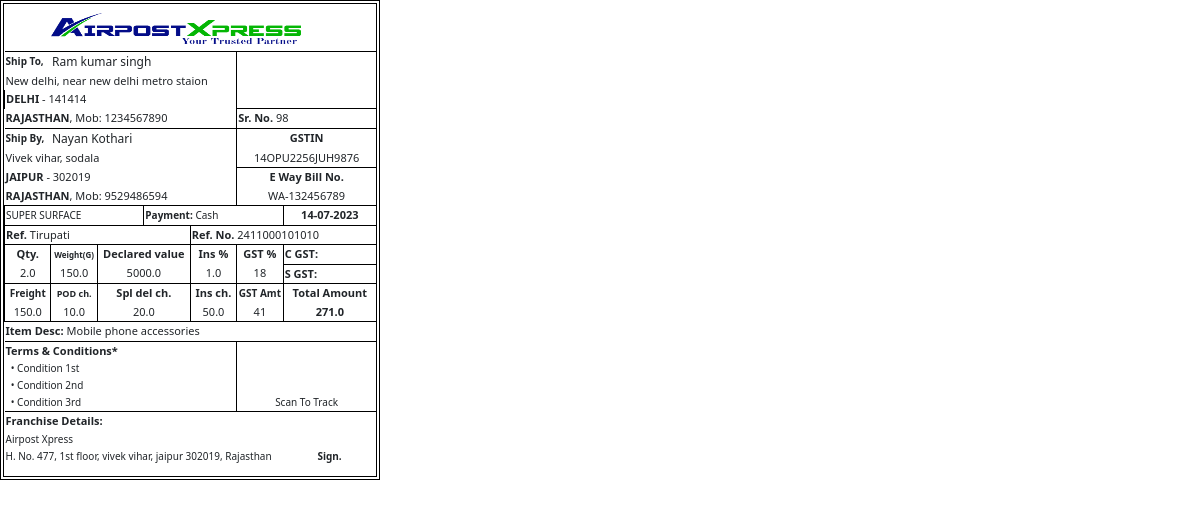
The app's page /print_cash_booking/98 (signed in) with its own data.
### api/models.py (models this page shows, shortened)
class Booking(models.Model):
    doc_date = models.DateTimeField(default=datetime.now)
    party_name = models.ForeignKey(PartyAccounts, on_delete=models.CASCADE, null=True, blank=False)
    c_note_number = models.BigIntegerField(unique=True)
    from_destination = models.ForeignKey(Destination, on_delete=models.CASCADE, related_name="from_destination", default=1)
    to_destination = models.ForeignKey(Destination, on_delete=models.CASCADE, related_name="to_destination", default=1)
    booking_type = models.ForeignKey(BookingType, on_delete=models.CASCADE, related_name="booking_types", null=True, default=1)
    sender_name = models.CharField(max_length=256, null=True, blank=True)
    sender_mobile = models.CharField(max_length=15, blank=True, null=True)
    receiver_name = models.CharField(max_length=256, null=True, blank=True)
    receiver_mobile_number = models.CharField(max_length=256, null=True, blank=False)
    ref_courier_name = models.ForeignKey(RefCourier, on_delete=models.CASCADE)
    ref_courier_number = models.CharField(max_length=50, blank=True)
    weight = models.FloatField(blank=True, null=True)
    amount = models.FloatField(blank=True, null=True)
    remarks = models.TextField(max_length=550, blank=True, null=True)
    sender_address = models.TextField(max_length=500, blank=True, null=True, default="")
    receiver_address = models.TextField(max_length=500, blank=True, null=True, default="")
    pcs = models.FloatField(default=1, blank=True, null=True)
    charged_weight = models.FloatField(default=0, blank=True, null=True)
    declared_value = models.FloatField(default=0, blank=True, null=True)
    freight_charge = models.FloatField(default=0, blank=True, null=True)
    pod_charge = models.FloatField(default=0, blank=True, null=True)
    spl_del_charge = models.FloatField(default=0, blank=True, null=True)
    insurance_amt = models.FloatField(default=0, blank=True, null=True)
    insurance_per = models.FloatField(default=0, blank=True, null=True)
    gst_rate = models.ForeignKey(GstModel, on_delete=models.PROTECT, null=True, blank=True)
    gst_amount = models.IntegerField(null=True, blank=True)
    gst_number = models.CharField(max_length=20, null=True, blank=True)
    c_i_gst = models.BooleanField(null=True, blank=True, default=False) # False is c gst
    payment_mode = models.CharField(null=True, blank=True, max_length=15)
    e_way_bill_number = models.CharField(null=True, blank=True, max_length=30)
    state = models.ForeignKey(State, null=True, blank=True, on_delete=models.PROTECT)
    pincode = models.BigIntegerField(null=True, blank=True)
    user = models.ForeignKey(User, on_delete=models.CASCADE, null=True, blank=False)
    created_at = models.DateTimeField(auto_now_add=True, null=True)
    updated_at = models.DateTimeField(auto_now=True, null=True)
    class Meta:
        verbose_name_plural = "Booking"

class Destination(models.Model):
    name = models.CharField(max_length=256)
    class Meta:
        verbose_name_plural = "Destination"
    def __str__(self):
        return self.name

class State(models.Model):
    state_name = models.CharField(max_length=256, null=False, blank=False)
    class Meta:
        verbose_name_plural = "State"
    def __str__(self):
        return self.state_name

class BranchNetwork(models.Model):
    user = models.ForeignKey(User, on_delete=models.CASCADE, blank=False, null=True)
    branch_name = models.CharField(max_length=256)
    branch_incharge_number = models.BigIntegerField()
    office_number = models.BigIntegerField(null=True, blank=True)
    office_lane_line_number = models.CharField(max_length=25, null=True, blank=True)
    email = models.EmailField(max_length=256, blank=True, null=True)
    pincode = models.IntegerField(unique=True)
    country = models.ForeignKey(Country, on_delete=models.CASCADE, null=True, blank=False)
    state = models.ForeignKey(State, on_delete=models.CASCADE, null=False, blank=False, default="")
    zone = models.ForeignKey(Destination, on_delete=models.CASCADE)
    area_name = models.CharField(max_length=256, null=True, blank=True)
    address = models.TextField(blank=True, null=True)
    status = models.CharField(max_length=256, choices=OFFICE_NETWORKS)
    class Meta:
        verbose_name_plural = "Branch network master"

class BookingType(models.Model):
    booking_type = models.CharField(max_length=256, null=True, blank=False)
    created_at = models.DateTimeField(auto_now_add=True, null=True)
    updated_at = models.DateTimeField(auto_now=True, null=True)
    class Meta:
        verbose_name_plural = "Booking type"
    def __str__(self):
        return str(self.booking_type)

class RefCourier(models.Model):
    name = models.CharField(max_length=500)
    link = models.CharField(max_length=1000)
    type = models.CharField(max_length=50, choices=REF_COURIER_TYPE, default="External")
    if_multiple = models.BooleanField(default=True, null=True)
    selenium = models.BooleanField(default=True, null=True)
    multi_name = models.CharField(max_length=350, null=True, blank=True)
    multi_link = models.CharField(max_length=350, null=True, blank=True)
    final_link = models.CharField(max_length=350, null=True, blank=True)
    class Meta:
        verbose_name_plural = "Ref. couriers"
    def __str__(self):
        return self.name

class GstModel(models.Model):
    gst_name = models.CharField(max_length=50, null=True, blank=False)
    gst_rate = models.FloatField()
    class Meta:
        verbose_name_plural = "Gst Details"
    def __str__(self):
        return self.gst_name

### api/views.py (the view)
# urls.py: path(r"print_cash_booking/<str:sid>", print_cash_booking, name="print_cash_booking"),
@login_required(login_url="login_auth")
def print_cash_booking(request, sid):
    try:
        booking_details = Booking.objects.get(user=request.user, id=sid)
        user_details = BranchNetwork.objects.get(user=request.user)
        context = {"bd": booking_details, "ud": user_details}
        return render(request, "print_cash_booking.html", context=context)
    except Exception as e:
        log.exception(e)
    return redirect("booking_dashboard")

### api/templates/print_cash_booking.html (shortened to what this page needs)
{% load static %}
<!DOCTYPE html>
<html lang="en">
<head>
    <meta name="viewport" content="width=device-width, initial-scale=1.0"> {% load static %}
    <link rel="stylesheet" href="{% static 'css\\index.css' %}">
    <link rel="stylesheet" href="{% static 'css\\tracking.css' %}">
    <link rel="stylesheet" href="{% static 'css\\dashboard.css' %}">
    <link href="https://cdn.jsdelivr.net/npm/bootstrap@5.3.0-alpha1/dist/css/bootstrap.min.css" rel="stylesheet">
    <link rel="stylesheet" href="https://cdnjs.cloudflare.com/ajax/libs/bootstrap-datepicker/1.9.0/css/bootstrap-datepicker.min.css" />
    <link rel="stylesheet" href="https://cdn.jsdelivr.net/npm/bootstrap-icons@1.10.3/font/bootstrap-icons.css">
</head>
<body>
    <div class="table-container">
        <table>
            <tr>
                <th style="border: 0px; height: 0px;"></th>
                <th style="border: 0px;"></th>
                <th style="border: 0px;"></th>
                <th style="border: 0px;"></th>
                <th style="border: 0px;"></th>
                <th style="border: 0px;"></th>
                <th style="border: 0px;"></th>
                <th style="border: 0px;"></th>
            </tr>
            <tr>
                <td colspan="8" style="border: 0px; border-bottom: 1px solid black; height: 45px;">
                    <img src="{% static 'img/airpost_logo.png' %}" alt="" width="80%" height="32px" style="padding-left: 45px;">
                </td>
            </tr>
            <tr>
                <td style="height: 1px; font-size: 10px; border: 0px;"><b>Ship To,</b></td>
                <td colspan="4" style="font-size: 12px; border: 0px;">{{ bd.receiver_name }}</td>
                <td colspan="3" rowspan="3" style="border-right: 0px; border-top: 0px; border-bottom: 1px soild black;"></td>
            </tr>
            <tr>
                <td colspan="5" style="font-size: 11px; border: 0px;">{{ bd.receiver_address }}</td>
            </tr>
            <tr>
                <td colspan="5" style="font-size: 11px; border: 0px; border-left: 1px solid black;"><b>{{ bd.to_destination }}</b> - {{bd.pincode }}</td>
            </tr>
            <tr>
                <td colspan="5" style="font-size: 11px; border: 0px; border-bottom: 1px solid black;"><b>{{ bd.state }}</b>, Mob: {{bd.receiver_mobile_number }}</td>
                <td colspan="3" style="border-right: 0px; border-top: 0px; font-size: 11px;"><b>Sr. No.</b> {{ bd.id }}</td>
            </tr>
            <tr>
                <td style="height: 1px; font-size: 10px; border: 0px;"><b>Ship By,</b></td>
                <td colspan="4" style="font-size: 12px; border: 0px;">{{ bd.sender_name }}</td>
                <td colspan="3" style="border-right: 0px; border-top: 1px; border-bottom: 0; font-size: 11px; text-align: center;"><b>GSTIN</b></td>
            </tr>
            <tr>
                <td colspan="5" style="font-size: 11px; border: 0px;">{{ bd.sender_address }}</td>
                <td colspan="3" style="border-right: 0px; border-top: 0px; font-size: 11px; text-align: center;">{{ bd.gst_number }}</td>
            </tr>
            <tr>
                <td colspan="5" style="font-size: 11px; border: 0px;"><b>{{ bd.from_destination }}</b> - {{ud.pincode }}</td>
                <td colspan="3" style="border-right: 0px; border-top: 0px; border-bottom: 0; font-size: 11px; text-align: center;"><b>E Way Bill No.</b></td>
            </tr>
            <tr>
                <td colspan="5" style="font-size: 11px; border: 0px; border-bottom: 1px solid black;"><b>{{ ud.state }}</b>, Mob: {{bd.sender_mobile }}</td>
                <td colspan="3" style="border-right: 0px; border-top: 0px; font-size: 11px; text-align: center;">{{ bd.e_way_bill_number }}</td>
            </tr>
            <tr>
                <td colspan="3" style="font-size: 10px; border-bottom: 1px solid black;">{{ bd.booking_type }}</td>
                <td colspan="3" style="border-right: 0px; border-top: 0px; font-size: 10px;"><b>Payment: </b>{{ bd.payment_mode }}</td>
                <td colspan="2" style="border-right: 0px; border-top: 0px; font-size: 11px; text-align: center;"><b>{{ bd.doc_date | date:"d-m-Y" }}</b></td>
            </tr>
            <tr>
                <td colspan="4" style="font-size: 11px; border-bottom: 1px solid black;"><b>Ref.</b> {{ bd.ref_courier_name }}</td>
                <td colspan="4" style="border-right: 0px; border-top: 0px; font-size: 11px;"><b>Ref. No.</b> {{ bd.ref_courier_number }}</td>
            </tr>
            <tr>
                <td style="border-right: 0px; border-top: 0px; border-bottom: 0; font-size: 11px; text-align: center;"><b>Qty.</b></td>
                <td style="border-right: 0px; border-top: 0px; border-bottom: 0; font-size: 8px; text-align: center;"><b>Weight(G)</b></td>
                <td colspan="2" style="border-right: 0px; border-top: 0px; border-bottom: 0; font-size: 11px; text-align: center;"><b>Declared value</b></td>
                <td style="border-right: 0px; border-top: 0px; border-bottom: 0; font-size: 11px; text-align: center;"><b>Ins %</b></td>
                <td style="border-right: 0px; border-top: 0px; border-bottom: 0; font-size: 11px; text-align: center;"><b>GST %</b></td>
                <td colspan="2" style="border-right: 0px; border-top: 0px; border-bottom: 1; font-size: 11px;"><b>C GST:</b></td>
            </tr>
            <tr>
                <td style="border-right: 0px; border-top: 0px; font-size: 11px; text-align: center;">{{ bd.pcs }}</td>
                <td style="border-right: 0px; border-top: 0px; font-size: 11px; text-align: center;">{{ bd.charged_weight }}</td>
                <td colspan="2" style="border-right: 0px; border-top: 0px; font-size: 11px; text-align: center;">{{ bd.declared_value }}</td>
                <td style="border-right: 0px; border-top: 0px; font-size: 11px; text-align: center;">{{ bd.insurance_per }}</td>
                <td style="border-right: 0px; border-top: 0px; font-size: 11px; text-align: center;">{{ bd.gst_rate }}</td>
                <td colspan="2" style="border-right: 0px; border-top: 0px; font-size: 11px;"><b>S GST:</b> </td>
            </tr>
            <tr>
                <td style="border-right: 0px; border-top: 0px; border-bottom: 0; font-size: 10px; text-align: center;"><b>Freight</b></td>
                <td style="border-right: 0px; border-top: 0px; border-bottom: 0; font-size: 9px; text-align: center;"><b>POD ch.</b></td>
                <td colspan="2" style="border-right: 0px; border-top: 0px; border-bottom: 0; font-size: 11px; text-align: center;"><b>Spl del ch.</b></td>
                <td style="border-right: 0px; border-top: 0px; border-bottom: 0; font-size: 11px; text-align: center;"><b>Ins ch.</b></td>
                <td style="border-right: 0px; border-top: 0px; border-bottom: 0; font-size: 10px; text-align: center;"><b>GST Amt</b></td>
                <td colspan="2" style="border-right: 0px; border-top: 0px; border-bottom: 0; font-size: 11px; text-align: center;"><b>Total Amount</b></td>
            </tr>
            <tr>
                <td style="border-right: 0px; border-top: 0px; font-size: 11px; text-align: center;">{{ bd.freight_charge }}</td>
                <td style="border-right: 0px; border-top: 0px; font-size: 11px; text-align: center;">{{ bd.pod_charge }}</td>
                <td colspan="2" style="border-right: 0px; border-top: 0px; font-size: 11px; text-align: center;">{{ bd.spl_del_charge }}</td>
                <td style="border-right: 0px; border-top: 0px; font-size: 11px; text-align: center;">{{ bd.insurance_amt }}</td>
                <td style="border-right: 0px; border-top: 0px; font-size: 11px; text-align: center;">{{ bd.gst_amount }}</td>
                <td colspan="2" style="border-right: 0px; border-top: 0px; font-size: 11px; text-align: center;"><b>{{ bd.amount }}</b></td>
            </tr>
            <tr>
                <td colspan="8" style="font-size: 11px; border: 0px; border-bottom: 1px solid black;"><b>Item Desc:</b> {{ bd.remarks }}</td>
            </tr>
            <tr>
                <td colspan="5" style="font-size: 11px; border: 0;"><b>Terms & Conditions*</b></td>
                <td colspan="3" style="border: 1px solid black; border-bottom: 0px; border-right: 0px; text-align: center;" rowspan="3">
                </td>
            </tr>
            <tr>
                <td colspan="5" style="font-size: 10px; border: 0;">&nbsp; &#8226; Condition 1st</td>
            </tr>
            <tr>
                <td colspan="5" style="font-size: 10px; border: 0;">&nbsp; &#8226; Condition 2nd</td>
            </tr>
            <tr>
                <td colspan="5" style="font-size: 10px; border: 0px; border-bottom: 1px solid black;">&nbsp; &#8226; Condition 3rd</td>
                <td colspan="3" style="font-size: 10px; border: 0px; border-left: 1px solid black; border-bottom: 1px solid black; text-align: center;">Scan To Track</td>
            </tr>
            <tr>
                <td colspan="8" style="font-size: 11px; border: 0;"><b>Franchise Details:</b></td>
            </tr>
            <tr>
                <td colspan="8" style="font-size: 10px; border: 0;">{{ ud.branch_name }}</td>
            </tr>
            <tr>
                <td colspan="6" style="font-size: 10px; border: 0;">{{ ud.address }}</td>
                <td colspan="2" style="font-size: 10px; border: 0; text-align: center;"><b>Sign.</b></td>
            </tr>
        </table>
    </div>
</body>
</html>

### api/templates/print_cash_booking.html (style rules this page uses)
.table-container { width: 380px; height: 480px; border: 4px double black; }
table { width: 100%; border-collapse: collapse; table-layout: fixed; }
th, td { border: 1px solid black; }
td { width: calc(380px / 8); }

### records on screen
Booking: receiver_name "Ram kumar singh", receiver_address "New delhi, near new delhi metro staion", to_destination "DELHI", pincode "141414", state "RAJASTHAN", receiver_mobile_number "1234567890", id "98", sender_name "Nayan Kothari", sender_address "Vivek vihar, sodala", gst_number "14OPU2256JUH9876", from_destination "JAIPUR", sender_mobile "9529486594", e_way_bill_number "WA-132456789", booking_type "SUPER SURFACE", payment_mode "Cash", doc_date "14-07-2023", ref_courier_name "Tirupati", ref_courier_number "2411000101010", pcs "2.0", charged_weight "150.0", declared_value "5000.0", insurance_per "1.0", gst_rate "18", freight_charge "150.0", pod_charge "10.0", spl_del_charge "20.0", insurance_amt "50.0", gst_amount "41", amount "271.0", remarks "Mobile phone accessories"
BranchNetwork: pincode "302019", state "RAJASTHAN", branch_name "Airpost Xpress", address "H. No. 477, 1st floor, vivek vihar, jaipur 302019, Rajasthan"
